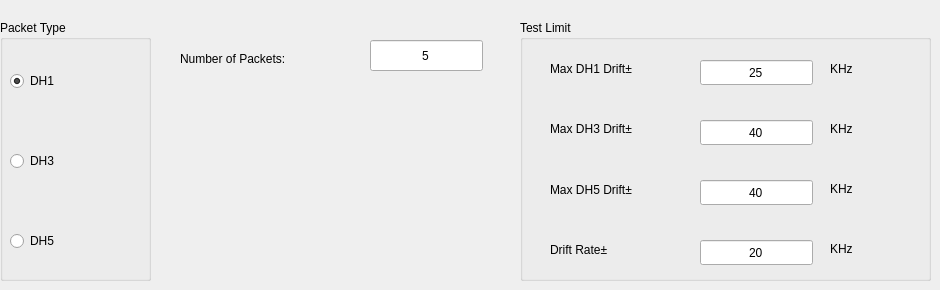
          <widget class="QWidget" name="tab_8">
           <attribute name="title">
            <string>Carrier Drift</string>
           </attribute>
           <widget class="QGroupBox" name="groupBox_14">
            <property name="geometry">
             <rect>
              <x>0</x>
              <y>20</y>
              <width>151</width>
              <height>261</height>
             </rect>
            </property>
            <property name="title">
             <string>Packet Type</string>
            </property>
            <widget class="QRadioButton" name="radioButton_23">
             <property name="geometry">
              <rect>
               <x>10</x>
               <y>50</y>
               <width>132</width>
               <height>22</height>
              </rect>
             </property>
             <property name="text">
              <string>DH1</string>
             </property>
             <property name="checked">
              <bool>true</bool>
             </property>
            </widget>
            <widget class="QRadioButton" name="radioButton_24">
             <property name="geometry">
              <rect>
               <x>10</x>
               <y>130</y>
               <width>132</width>
               <height>22</height>
              </rect>
             </property>
             <property name="text">
              <string>DH3</string>
             </property>
            </widget>
            <widget class="QRadioButton" name="radioButton_25">
             <property name="geometry">
              <rect>
               <x>10</x>
               <y>210</y>
               <width>132</width>
               <height>22</height>
              </rect>
             </property>
             <property name="text">
              <string>DH5</string>
             </property>
            </widget>
           </widget>
           <widget class="QLineEdit" name="lineEdit_carrierdrift_numberofpacket">
            <property name="geometry">
             <rect>
              <x>370</x>
              <y>40</y>
              <width>113</width>
              <height>31</height>
             </rect>
            </property>
            <property name="text">
             <string>5</string>
            </property>
            <property name="alignment">
             <set>Qt::AlignCenter</set>
            </property>
           </widget>
           <widget class="QLabel" name="label_26">
            <property name="geometry">
             <rect>
              <x>180</x>
              <y>50</y>
              <width>181</width>
              <height>18</height>
             </rect>
            </property>
            <property name="text">
             <string>Number of Packets:</string>
            </property>
           </widget>
           <widget class="QGroupBox" name="groupBox_20">
            <property name="geometry">
             <rect>
              <x>520</x>
              <y>20</y>
              <width>411</width>
              <height>261</height>
             </rect>
            </property>
            <property name="title">
             <string>Test Limit</string>
            </property>
            <widget class="QLabel" name="label_29">
             <property name="geometry">
              <rect>
               <x>30</x>
               <y>40</y>
               <width>131</width>
               <height>18</height>
              </rect>
             </property>
             <property name="text">
              <string>Max DH1 Drift±</string>
             </property>
            </widget>
            <widget class="QLineEdit" name="lineEdit_br_testlimit_maxdh3drift">
             <property name="geometry">
              <rect>
               <x>180</x>
               <y>100</y>
               <width>113</width>
               <height>25</height>
              </rect>
             </property>
             <property name="text">
              <string>40</string>
             </property>
             <property name="alignment">
              <set>Qt::AlignCenter</set>
             </property>
            </widget>
            <widget class="QLabel" name="label_31">
             <property name="geometry">
              <rect>
               <x>30</x>
               <y>160</y>
               <width>131</width>
               <height>20</height>
              </rect>
             </property>
             <property name="text">
              <string>Max DH5 Drift±</string>
             </property>
            </widget>
            <widget class="QLabel" name="label_32">
             <property name="geometry">
              <rect>
               <x>30</x>
               <y>100</y>
               <width>131</width>
               <height>18</height>
              </rect>
             </property>
             <property name="text">
              <string>Max DH3 Drift±</string>
             </property>
            </widget>
            <widget class="QLineEdit" name="lineEdit_br_testlimit_maxdh5drift">
             <property name="geometry">
              <rect>
               <x>180</x>
               <y>160</y>
               <width>113</width>
               <height>25</height>
              </rect>
             </property>
             <property name="text">
              <string>40</string>
             </property>
             <property name="alignment">
              <set>Qt::AlignCenter</set>
             </property>
            </widget>
            <widget class="QLineEdit" name="lineEdit_br_testlimit_maxdh1drift">
             <property name="geometry">
              <rect>
               <x>180</x>
               <y>40</y>
               <width>113</width>
               <height>25</height>
              </rect>
             </property>
             <property name="text">
              <string>25</string>
             </property>
             <property name="alignment">
              <set>Qt::AlignCenter</set>
             </property>
            </widget>
            <widget class="QLabel" name="label_33">
             <property name="geometry">
              <rect>
               <x>310</x>
               <y>40</y>
               <width>41</width>
               <height>18</height>
              </rect>
             </property>
             <property name="text">
              <string>KHz</string>
             </property>
            </widget>
            <widget class="QLabel" name="label_34">
             <property name="geometry">
              <rect>
               <x>310</x>
               <y>100</y>
               <width>41</width>
               <height>18</height>
              </rect>
             </property>
             <property name="text">
              <string>KHz</string>
             </property>
            </widget>
            <widget class="QLabel" name="label_35">
             <property name="geometry">
              <rect>
               <x>310</x>
               <y>160</y>
               <width>41</width>
               <height>18</height>
              </rect>
             </property>
             <property name="text">
              <string>KHz</string>
             </property>
            </widget>
            <widget class="QLabel" name="label_36">
             <property name="geometry">
              <rect>
               <x>310</x>
               <y>220</y>
               <width>41</width>
               <height>18</height>
              </rect>
             </property>
             <property name="text">
              <string>KHz</string>
             </property>
            </widget>
            <widget class="QLineEdit" name="lineEdit_br_testlimit_driftrate">
             <property name="geometry">
              <rect>
               <x>180</x>
               <y>220</y>
               <width>113</width>
               <height>25</height>
              </rect>
             </property>
             <property name="text">
              <string>20</string>
             </property>
             <property name="alignment">
              <set>Qt::AlignCenter</set>
             </property>
            </widget>
            <widget class="QLabel" name="label_37">
             <property name="geometry">
              <rect>
               <x>30</x>
               <y>220</y>
               <width>131</width>
               <height>20</height>
              </rect>
             </property>
             <property name="text">
              <string>Drift Rate±</string>
             </property>
            </widget>
           </widget>
          </widget>
